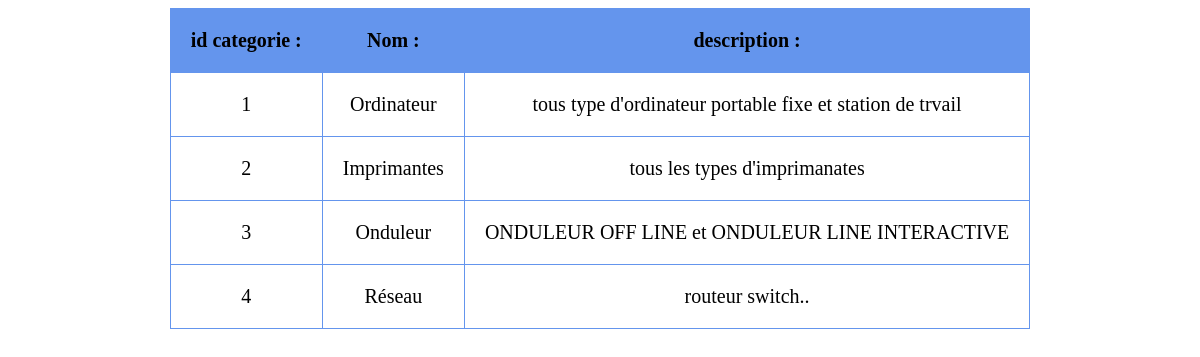
Page /afficher_liste.php (signed in) on the committed database.
### tables this page shows
CREATE TABLE IF NOT EXISTS `categorie` (
  `id_categorie` int(11) NOT NULL AUTO_INCREMENT,
  `nom` varchar(100) NOT NULL,
  `description` varchar(100) NOT NULL,
  PRIMARY KEY (`id_categorie`)
);

### afficher_liste.php (the view, shortened to what this page needs)
<!DOCTYPE html>
<html lang="">
<head>
</head>
<body>
				<?php
	include("connexion.php");
	$sql = "select * from categorie";
	$resultat = mysqli_query($link,$sql);
	echo "<table>";
	echo "<tr id='head'>";
	echo "<td>id categorie : </td>";
	echo "<td>Nom : </td>";
	echo "<td>description : </td>";
	while($data=mysqli_fetch_assoc($resultat)){
		echo "<tr>";
		echo "<td>".$data['id_categorie']."</td>";
		echo "<td>".$data['nom']."</td>";
		echo "<td>".$data['description']."</td>";
		echo "</tr>";
	}
	echo "</table>";
	?>
</body>
</html>

### afficher_liste.php (style rules this page uses)
table,tr,td { border: 1px solid; border-color: cornflowerblue; border-collapse: collapse; }
table { margin: 0px auto; }
#head { font-size: 20px; font-weight: bold; background-color: cornflowerblue; }
td { padding: 20px; text-align: center; font-size: 20px; }

### rows in the picture
categorie: id_categorie "1", nom "Ordinateur", description "tous type d'ordinateur portable fixe et station de trvail"
categorie: id_categorie "2", nom "Imprimantes", description "tous les types d'imprimanates"
categorie: id_categorie "3", nom "Onduleur", description "ONDULEUR OFF LINE et ONDULEUR LINE INTERACTIVE"
categorie: id_categorie "4", nom "Réseau", description "routeur switch.."
